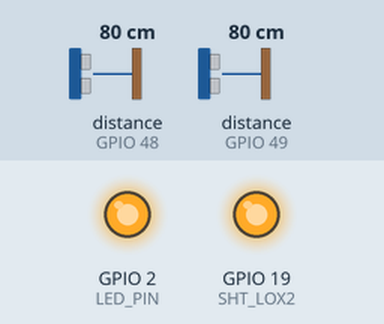
The sketch below on a simulated ESP32. Shown: output pins drawn as LEDs (lit = HIGH). The inputs (shaded band) are chosen by the test bench; at power-on: distance to the obstacle (sensors on GPIO 48, GPIO 49) 80 cm. The ROS host is connected and sends only what is stated.

Above: at 0.1 s.
Timing chart, 0 to 1.6 s (numbered marks = the images above):
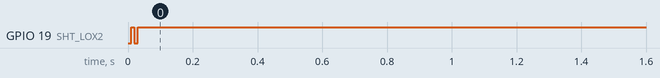

The sketch:

micro-ros_publisher_wifi_two_sensors_ROS_DOMAIN_30.ino
```cpp
// zwei Sensoren  VL53L0X
// an einem ESP32
// sendet über Micro-ROS-Wifiauf ROS_DOMAIN_ID 30
// OJ 10.1.25
//---------------------------------------------------
// tested @ Home Office
/// Starting Mikro-ROS Agent
//  Wifi Version:   $ ros2 run micro_ros_agent micro_ros_agent udp4 --port 8888 -v6
//
// Important: ROS_DOMAIN_ID = 30, ROS_LOCALHOST_ONLY = 0
//---------------------------------------------------
#include "Adafruit_VL53L0X.h"
#include <micro_ros_arduino.h>
#include <stdio.h>
#include <rcl/rcl.h>
#include <rcl/error_handling.h>
#include <rclc/rclc.h>
#include <rclc/executor.h>
#include <std_msgs/msg/int32.h>

rcl_publisher_t publisher1;
rcl_publisher_t publisher2;
std_msgs__msg__Int32 msg1;
std_msgs__msg__Int32 msg2;
rclc_executor_t executor;
rclc_support_t support;
rcl_allocator_t allocator;
rcl_init_options_t init_options;
rcl_node_t node;
rcl_timer_t timer;

#define LED_PIN 2
#define RCCHECK(fn) { rcl_ret_t temp_rc = fn; if((temp_rc != RCL_RET_OK)){error_loop();}}
#define RCSOFTCHECK(fn) { rcl_ret_t temp_rc = fn; if((temp_rc != RCL_RET_OK)){}}

// address we will assign if dual sensor is present
#define LOX1_ADDRESS 0x30
#define LOX2_ADDRESS 0x31

// set the XSHUT - Pins
#define SHT_LOX1 18
#define SHT_LOX2 19

// objects for the vl53l0x
Adafruit_VL53L0X lox1 = Adafruit_VL53L0X();
Adafruit_VL53L0X lox2 = Adafruit_VL53L0X();
uint32_t range1=0;
uint32_t range2=0;

void setID() {
  // all reset
  digitalWrite(SHT_LOX1, LOW);
  digitalWrite(SHT_LOX2, LOW);
  delay(10);
  // all unreset
  digitalWrite(SHT_LOX1, HIGH);
  digitalWrite(SHT_LOX2, HIGH);
  delay(10);

  // activating LOX1 and resetting LOX2
  digitalWrite(SHT_LOX1, HIGH);
  digitalWrite(SHT_LOX2, LOW);

  // initing LOX1
  if(!lox1.begin(LOX1_ADDRESS)) {while(1);}
  delay(10);

  // activating LOX2
  digitalWrite(SHT_LOX2, HIGH);
  delay(10);

  //initing LOX2
  if(!lox2.begin(LOX2_ADDRESS)) {while(1);}
}

void error_loop(){  //LED_BUILD_IN starts blinking
  while(1){
    digitalWrite(LED_PIN, !digitalRead(LED_PIN));
    delay(100);
  }
}

void timer_callback(rcl_timer_t * timer, int64_t last_call_time)
{
  RCLC_UNUSED(last_call_time);
  if (timer != NULL) {
    RCSOFTCHECK(rcl_publish(&publisher1, &msg1, NULL));
    RCSOFTCHECK(rcl_publish(&publisher2, &msg2, NULL));
    //msg.data++; // Hat hier keine Auswirkung ==> Loop
  }
}

void setup() {
  // ---- set I2C-Adresses  ----
  pinMode(SHT_LOX2, OUTPUT);
  digitalWrite(SHT_LOX1, LOW);
  digitalWrite(SHT_LOX2, LOW);
  setID();
  // ---- set I2C-Adresses  END ----

  //--- Set ERROR-Loop LED -----
  pinMode(LED_PIN, OUTPUT);
  digitalWrite(LED_PIN, HIGH);

  // ############################# IP Adresse des PCs auf dem der µROS-Agent läuft !!! #####
  //WHS
  set_microros_wifi_transports("TP-Link_Robotik", "48095655", "192.168.0.183", 8888);
  //HomeOffice
  //set_microros_wifi_transports("just_a_FRITZbox", "PASSWORD", "192.168.178.37", 8888);

  delay(2000);

  allocator = rcl_get_default_allocator();
  //-------  Set ROS_DOMAIN_ID to 30 ----------------
  init_options = rcl_get_zero_initialized_init_options();
  rcl_init_options_init(&init_options, allocator);
  rcl_init_options_set_domain_id(&init_options, 30);
  RCCHECK(rclc_support_init_with_options(&support, 0, NULL, &init_options, &allocator));
  //-------  End set ROS_DOMAIN_ID to 30 ----------------

   // create node
  RCCHECK(rclc_node_init_default(&node, "uros_wifi_range_node", "", &support));

  // create publisher 1
  RCCHECK(rclc_publisher_init_best_effort(
    &publisher1,
    &node,
    ROSIDL_GET_MSG_TYPE_SUPPORT(std_msgs, msg, Int32),
    "range1"));
    // create publisher 2

  RCCHECK(rclc_publisher_init_best_effort(
    &publisher2,
    &node,
    ROSIDL_GET_MSG_TYPE_SUPPORT(std_msgs, msg, Int32),
    "range2"));

  // create timer,
  const unsigned int timer_timeout = 100;
  RCCHECK(rclc_timer_init_default(
    &timer,
    &support,
    RCL_MS_TO_NS(timer_timeout),
    timer_callback));

  // create executor
  RCCHECK(rclc_executor_init(&executor, &support.context, 1, &allocator));
  RCCHECK(rclc_executor_add_timer(&executor, &timer));

  msg1.data = 0;
  msg2.data = 0;

  //if (!lox1.begin()) { while(1); }  Funkt nicht =>>> BLEIBT HIER HÄNGEN
  lox1.startRangeContinuous();

  //if (!lox2.begin()) { while(1); }   Funkt nicht =>>> BLEIBT HIER HÄNGEN
  lox2.startRangeContinuous();
}

void loop() {
  RCSOFTCHECK(rcl_publish(&publisher1, &msg1, NULL));
  RCSOFTCHECK(rcl_publish(&publisher2, &msg2, NULL));

  if (lox1.isRangeComplete()) {  range1 = lox1.readRange(); }
  // if not out of range
  if (range1 < 2000) {  msg1.data = range1; }

  if (lox2.isRangeComplete()) {  range2 = lox2.readRange(); }
  // if not out of range
  if (range2 < 2000) {  msg2.data = range2; }
}
```
